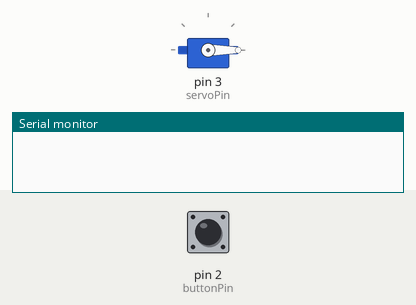
Simulated run of this sketch. Board: Arduino Uno, built with avr-gcc and run on an emulated ATmega328P. Shown: servo, the last lines printed to the serial monitor. The inputs (shaded band) are chosen by the test bench; at power-on: pin 2 (buttonPin) LOW.

Above: at 1.2 s.
1.3 s: pin 2 (buttonPin) pulled HIGH for 0.15 s
At 2.5 s:
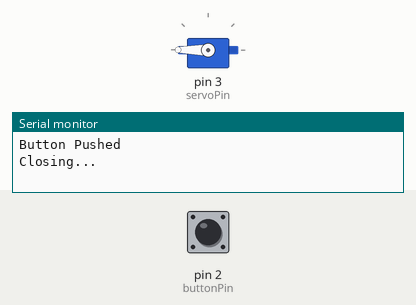
2.9 s: pin 2 (buttonPin) pulled HIGH for 1 s
At 3.8 s:
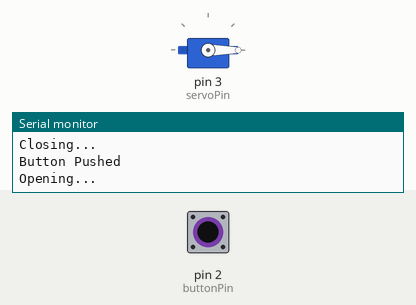
5.4 s: pin 2 (buttonPin) pulled HIGH for 3.2 s
At 5.7 s:
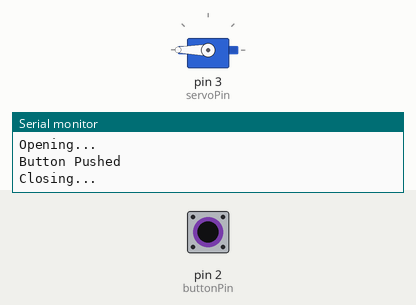
Timing chart, 0 to 8.4 s (numbered marks = the images above; inputs shaded):
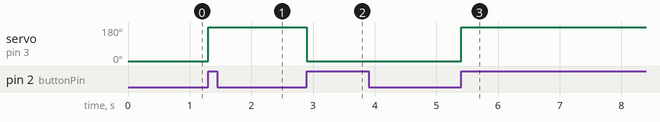

Measured:
- after the input at 1.3 s, servo on pin 3 (servoPin): 0° → 180° at once
- after the input at 2.9 s, servo on pin 3 (servoPin): 180° → 0° at once
- after the input at 5.4 s, servo on pin 3 (servoPin): 0° → 180° at once

The sketch:

arduino_servo_test.ino
```cpp
// Include the Servo library
#include <Servo.h>

// Define pins and constants
const int servoPin = 3;
const int buttonPin = 2;
const int OPEN_POS = 0;
const int CLOSED_POS = 180;
const int delayTime = 500;

// Initialise variables
boolean buttonState = LOW;
boolean buttonFlag = LOW;
boolean prevButtonState = LOW;
int motorValue = OPEN_POS;

// Create a servo object
Servo Servo1;

void setup() {
  // Initialise servo and button mode
  Servo1.attach(servoPin);
  Servo1.write(motorValue);
  pinMode(buttonPin, INPUT);

  //Debugging
  Serial.begin(9600);
}


void loop() {
  // Read button value
  buttonState = digitalRead(buttonPin);

  // Toggle motor position if button is pressed
  if ((prevButtonState == LOW) && (buttonState == HIGH)) {
    Serial.println("Button Pushed"); // Debugging
    if (buttonFlag == LOW) {
      motorValue = CLOSED_POS;
      Servo1.write(motorValue);
      Serial.println("Closing..."); // Debugging
      buttonFlag = HIGH;
    } else if (buttonFlag == HIGH) {
      motorValue = OPEN_POS;
      Servo1.write(motorValue);
      Serial.println("Opening..."); // Debugging
      buttonFlag = LOW;
    }
    delay(delayTime);
  }

  prevButtonState = buttonState;
}
```
